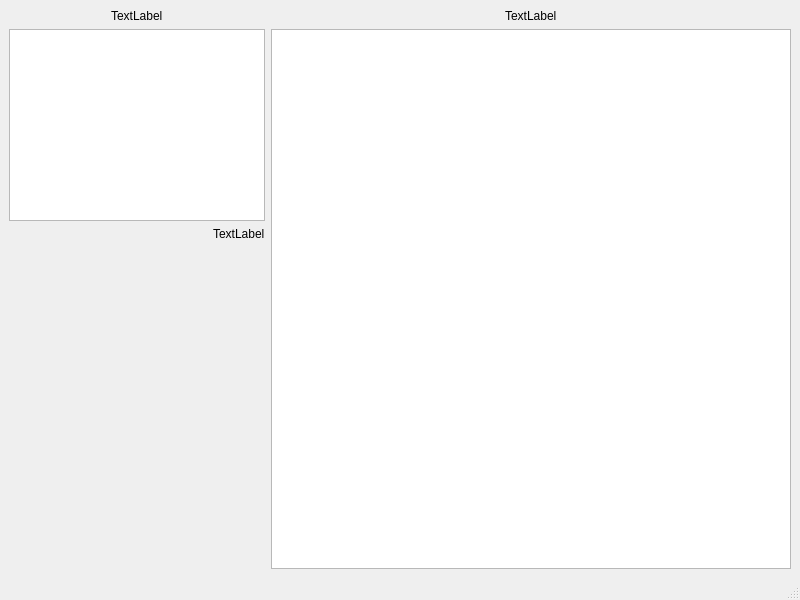
<?xml version="1.0" encoding="UTF-8"?>
<ui version="4.0">
 <class>MainWindow</class>
 <widget class="QMainWindow" name="MainWindow">
  <property name="geometry">
   <rect>
    <x>0</x>
    <y>0</y>
    <width>800</width>
    <height>600</height>
   </rect>
  </property>
  <property name="sizePolicy">
   <sizepolicy hsizetype="Preferred" vsizetype="Preferred">
    <horstretch>0</horstretch>
    <verstretch>0</verstretch>
   </sizepolicy>
  </property>
  <property name="windowTitle">
   <string>MainWindow</string>
  </property>
  <widget class="QWidget" name="centralwidget">
   <property name="sizePolicy">
    <sizepolicy hsizetype="Fixed" vsizetype="Fixed">
     <horstretch>0</horstretch>
     <verstretch>0</verstretch>
    </sizepolicy>
   </property>
   <property name="minimumSize">
    <size>
     <width>1</width>
     <height>0</height>
    </size>
   </property>
   <layout class="QGridLayout" name="gridLayout">
    <item row="1" column="0" alignment="Qt::AlignHCenter">
     <widget class="QTableView" name="tableIncome">
      <property name="font">
       <font>
        <family>Lucida Sans</family>
       </font>
      </property>
     </widget>
    </item>
    <item row="0" column="1" alignment="Qt::AlignHCenter">
     <widget class="QLabel" name="labelExpenseTable">
      <property name="text">
       <string>TextLabel</string>
      </property>
     </widget>
    </item>
    <item row="0" column="0" alignment="Qt::AlignHCenter">
     <widget class="QLabel" name="labelIncomeTable">
      <property name="text">
       <string>TextLabel</string>
      </property>
     </widget>
    </item>
    <item row="4" column="0">
     <spacer name="verticalSpacer">
      <property name="orientation">
       <enum>Qt::Vertical</enum>
      </property>
      <property name="sizeType">
       <enum>QSizePolicy::Expanding</enum>
      </property>
      <property name="sizeHint" stdset="0">
       <size>
        <width>20</width>
        <height>170</height>
       </size>
      </property>
     </spacer>
    </item>
    <item row="1" column="1" rowspan="4">
     <widget class="QTableView" name="tableView">
      <property name="font">
       <font>
        <family>Lucida Sans</family>
       </font>
      </property>
      <property name="mouseTracking">
       <bool>false</bool>
      </property>
     </widget>
    </item>
    <item row="2" column="0" alignment="Qt::AlignRight">
     <widget class="QLabel" name="labelIncomeTotal">
      <property name="text">
       <string>TextLabel</string>
      </property>
     </widget>
    </item>
    <item row="3" column="0">
     <spacer name="verticalSpacer_2">
      <property name="orientation">
       <enum>Qt::Vertical</enum>
      </property>
      <property name="sizeHint" stdset="0">
       <size>
        <width>20</width>
        <height>40</height>
       </size>
      </property>
     </spacer>
    </item>
   </layout>
  </widget>
  <widget class="QMenuBar" name="menubar">
   <property name="geometry">
    <rect>
     <x>0</x>
     <y>0</y>
     <width>800</width>
     <height>21</height>
    </rect>
   </property>
  </widget>
  <widget class="QStatusBar" name="statusbar"/>
 </widget>
 <resources/>
 <connections/>
</ui>
